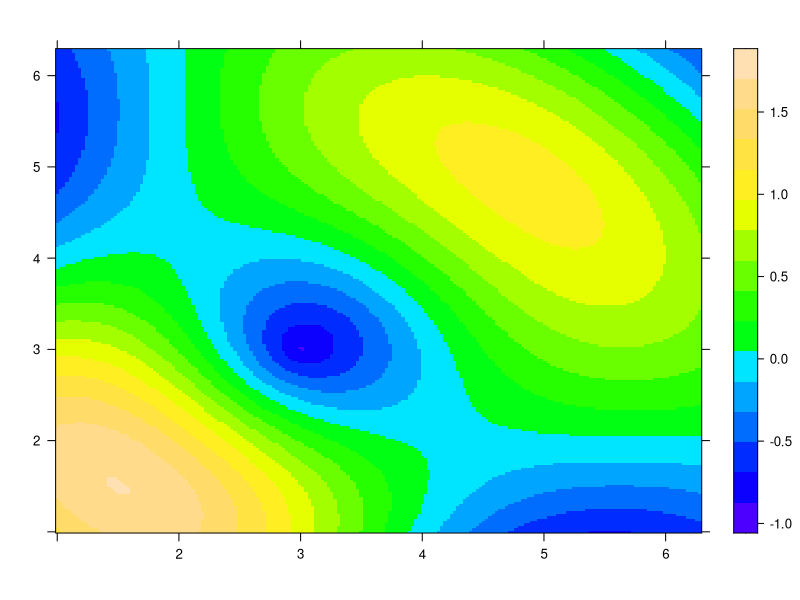

The R source for this figure:
library("lattice")

x <- seq(1, 2*pi, length.out=200)
y <- seq(1, 2*pi, length.out=200)

r1 <- as.vector(sqrt(outer(x^2, y^2, "+")))
r2 <- as.vector(sqrt(outer((x-3)^2, (y-3)^2, "+")))

grid <- expand.grid(x=x, y=y)
grid$z <- sin(r1) + sin(r2)

levelplot(z ~ x*y,
          data=grid,
          xlab="",
          ylab="",
          main="",
          col.regions = topo.colors(100))
